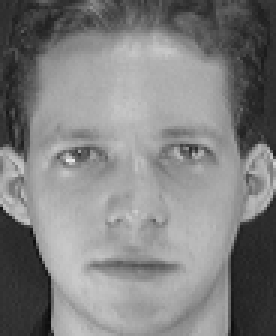
#> input picture att_faces/s1/1.pgm, 92 x 112 px (shown 3 times larger); its folder holds only this picture in this run
$ python trabalho4.py   (Python 2 division)
#> lines starting #> are read from the running program, lines starting #| are printed output that depends on the picture
from skimage import io
from skimage import color
import glob, sys, traceback, os
import numpy as np
from random import shuffle
from skimage.feature import local_binary_pattern
from sklearn.metrics import f1_score, precision_score, recall_score

'''
Essa funcao eh responsavel por carregar as imagens de face de um determinado individuo.
Return: Uma lista com o conjunto de imagens.
'''
def carregarImagens(path):
	image_list = []
	for filename in glob.glob(path + '*.pgm'):
		im = io.imread(filename)
		image_list.append(im)
	return image_list

	'''
Obter conjuntos de treino e teste
Return: 1) Imagens do conjunto de treino;
		2) Imagens do conjunto de teste.
'''
def processarIndividuo(i):
#> called with i = 1
	LBP = []
	#Faces do individuo i
	image_list = carregarImagens(str(os.getcwd()) + '/att_faces/s' + str(i) + '/')
#> in carregarImagens, im is the input picture: shape (112, 92); min 11, max 234, mean 128.3
#> image_list = 1 item
	#misturados
	shuffle(image_list)
	#conjunto de treino
	train = image_list[:7]
#> train = 1 item
	#conjunto de teste
	test = image_list[7:10]
#> test = []

	return train, test
'''
Extrai LBP de cada imagem do conjunto de treino e obtem um histograma.
Histograma medio eh obtido e utilizado como descritor de cada face.
'''
def extrairVetorDeCaracteristicasTreino(input_list):
	sum_of_histograms = 0
	for im in input_list:
		#num_points = 24, #radius = 8
		lbp = local_binary_pattern(im, 24, 8, 'uniform')
		(hist, _) = np.histogram(lbp.ravel(), bins=np.arange(0, 27), range=(0, 26))
		sum_of_histograms += hist
	avg_hist = sum_of_histograms / len(input_list)
	return avg_hist

def extrairVetorDeCaracteristicasTeste(input):
	#num_points = 24, #radius = 8
	lbp = local_binary_pattern(input, 24, 8, 'uniform')
	(hist, _) = np.histogram(lbp.ravel(), bins=np.arange(0, 27), range=(0, 26))
	return hist

'''
Funcao para calcular distancia euclidiana no caso n-dimensional.
'''
def euclidianDistance(a, b):
	dist = (a - b)**2
	dist = np.sum(dist)
	dist = np.sqrt(dist)
	return dist


if __name__ == '__main__':
	try:

		lbp_trainset = []

		lbp_testset = [[0 for x in range(3)] for y in range(40)]

		for i in range(1, 41):
			print "Obtendo conjunto de treino e teste da face " + str(i)
			trainset_i, testset_i = processarIndividuo(i)
#> trainset_i = 1 item; testset_i = []
			print "Estraindo vetor de caracteristicas dos das faces do conjuntos de treino e teste da face " + str(i)
			lbp_trainset_i = extrairVetorDeCaracteristicasTreino(trainset_i)
#> the loop in extrairVetorDeCaracteristicasTreino, `for im in input_list:` made 1 pass
#> pass 1, in extrairVetorDeCaracteristicasTreino, `lbp = local_binary_pattern(im, 24, 8, 'uniform')`:
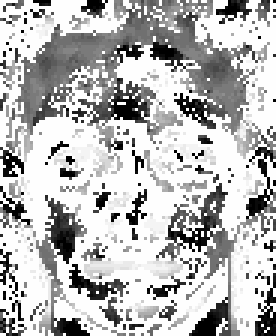
#> lbp: shape (112, 92) float64 (shown 3 times larger); min 0, max 25, mean 18.2; drawn with min black and max white
#> after the loop in extrairVetorDeCaracteristicasTreino, `for im in input_list:`: sum_of_histograms = 26 values, max 5577 at index 25, min 37 at index 20, mean 396.3
#> in extrairVetorDeCaracteristicasTreino, `avg_hist = sum_of_histograms / len(input_list)`: avg_hist has the same summary as sum_of_histograms
#> lbp_trainset_i has the same summary as sum_of_histograms in extrairVetorDeCaracteristicasTreino
			lbp_trainset.append(lbp_trainset_i)

			for j in range(0, 3):
				lbp_testset[i-1][j] = extrairVetorDeCaracteristicasTeste(testset_i[j])

			print "----- // -----"

		print "Computando distancia euclidiana dos vetores do conjunto de teste com os do conjunto de treino"

		result_list = []
		for lbp_test in lbp_testset:
			for image in lbp_test:
				c=1000000000
				result = 0
				for j in range(0, 40):
					dist = euclidianDistance(image, lbp_trainset[j])
					if (dist < c):
						c = dist
						result = j
				result_list.append(result)

		print "----- // -----"
		print "Resutado da classificacao de texturas: "
		print result_list

		y_test = ['s1', 's1', 's1', 's2', 's2', 's2', 's3', 's3', 's3', 's4', 's4', 's4', 's5', 's5', 's5', 's6', 's6', 's6',
		's7', 's7', 's7', 's8', 's8', 's8', 's9', 's9', 's9', 's10', 's10', 's10', 's11', 's11', 's11', 's12', 's12', 's12',
		's13', 's13', 's13', 's14', 's14', 's14', 's15', 's15', 's15', 's16', 's16', 's16', 's17', 's17', 's17', 's18', 's18', 's18',
		's19', 's19', 's19', 's20', 's20', 's20', 's21', 's21', 's21', 's22', 's22', 's22', 's23', 's23', 's23', 's24', 's24', 's24',
		's25', 's25', 's25', 's26', 's26', 's26', 's27', 's27', 's27', 's28', 's28', 's28', 's29', 's29', 's29', 's30', 's30', 's30',
		's31', 's31', 's31', 's32', 's32', 's32', 's33', 's33', 's33', 's34', 's34', 's34', 's35', 's35', 's35', 's36', 's36', 's36',
		's37', 's37', 's37', 's38', 's38', 's38', 's39', 's39', 's39', 's40', 's40', 's40']
		y_pred = []
		for r in range(0, 120):
			face_r = "s" + str(result_list[r]+1)
			y_pred.append(face_r)

		print "----- // -----"
		print "Predicoes: "
		print y_pred
		print "----- // -----"
		print "Metricas: "
		print "F1_SCORE: " + str(f1_score(y_test, y_pred, average="macro"))
		print "PRECISION: " + str(precision_score(y_test, y_pred, average="macro"))
		print "RECALL: " + str(recall_score(y_test, y_pred, average="macro"))

		sys.exit(0)
	except Exception, e:
		print 'ERROR, UNEXPECTED EXCEPTION'
		print str(e)
		traceback.print_exc()
#> (the run stopped early here; a loop or call above may not have finished)

$ run again, on att_faces/s1/4.pgm
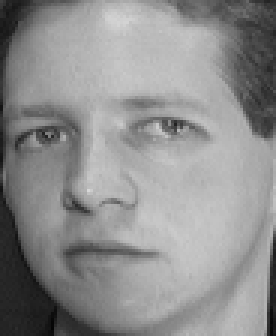
#> input picture att_faces/s1/4.pgm, 92 x 112 px (shown 3 times larger)
#> in carregarImagens, im is the input picture: shape (112, 92); min 5, max 215, mean 142.1
#> image_list = 1 item
#> test = []
#> trainset_i = 1 item; testset_i = []
#> the loop in extrairVetorDeCaracteristicasTreino, `for im in input_list:` made 1 pass
#> pass 1, in extrairVetorDeCaracteristicasTreino, `lbp = local_binary_pattern(im, 24, 8, 'uniform')`:
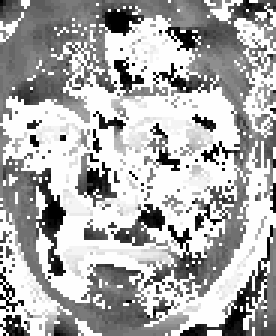
#> lbp: shape (112, 92) float64 (shown 3 times larger); min 0, max 25, mean 16.9; drawn with min black and max white
#> after the loop in extrairVetorDeCaracteristicasTreino, `for im in input_list:`: sum_of_histograms = 26 values, max 4591 at index 25, min 44 at index 20, mean 396.3
#> avg_hist has the same summary as sum_of_histograms
#> lbp_trainset_i has the same summary as sum_of_histograms in extrairVetorDeCaracteristicasTreino

$ run again, on att_faces/s1/5.pgm
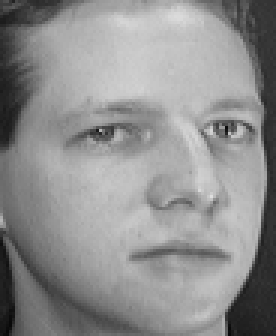
#> input picture att_faces/s1/5.pgm, 92 x 112 px (shown 3 times larger)
#> in carregarImagens, im is the input picture: shape (112, 92); min 7, max 222, mean 142.8
#> image_list = 1 item
#> test = []
#> trainset_i = 1 item; testset_i = []
#> the loop in extrairVetorDeCaracteristicasTreino, `for im in input_list:` made 1 pass
#> pass 1, in extrairVetorDeCaracteristicasTreino, `lbp = local_binary_pattern(im, 24, 8, 'uniform')`:
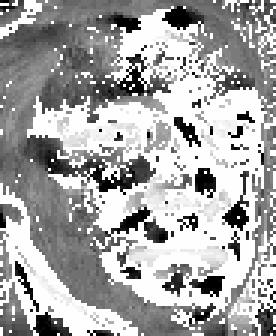
#> lbp: shape (112, 92) float64 (shown 3 times larger); min 0, max 25, mean 16.4; drawn with min black and max white
#> after the loop in extrairVetorDeCaracteristicasTreino, `for im in input_list:`: sum_of_histograms = 26 values, max 4186 at index 25, min 41 at index 20, mean 396.3
#> avg_hist has the same summary as sum_of_histograms
#> lbp_trainset_i has the same summary as sum_of_histograms in extrairVetorDeCaracteristicasTreino

$ run again, on att_faces/s1/6.pgm
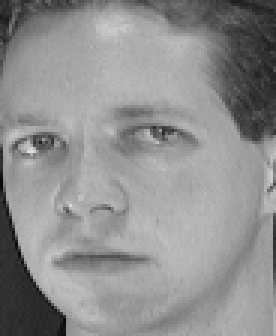
#> input picture att_faces/s1/6.pgm, 92 x 112 px (shown 3 times larger)
#> in carregarImagens, im is the input picture: shape (112, 92); min 7, max 225, mean 143.2
#> image_list = 1 item
#> test = []
#> trainset_i = 1 item; testset_i = []
#> the loop in extrairVetorDeCaracteristicasTreino, `for im in input_list:` made 1 pass
#> pass 1, in extrairVetorDeCaracteristicasTreino, `lbp = local_binary_pattern(im, 24, 8, 'uniform')`:
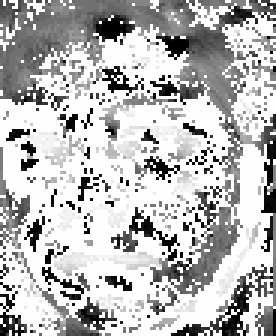
#> lbp: shape (112, 92) float64 (shown 3 times larger); min 0, max 25, mean 18.2; drawn with min black and max white
#> after the loop in extrairVetorDeCaracteristicasTreino, `for im in input_list:`: sum_of_histograms = 26 values, max 5477 at index 25, min 50 at index 18, mean 396.3
#> avg_hist has the same summary as sum_of_histograms
#> lbp_trainset_i has the same summary as sum_of_histograms in extrairVetorDeCaracteristicasTreino

$ run again, on att_faces/s1/10.pgm
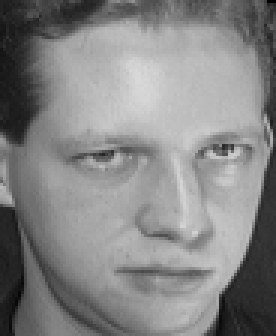
#> input picture att_faces/s1/10.pgm, 92 x 112 px (shown 3 times larger)
#> in carregarImagens, im is the input picture: shape (112, 92); min 1, max 217, mean 132.8
#> image_list = 1 item
#> test = []
#> trainset_i = 1 item; testset_i = []
#> the loop in extrairVetorDeCaracteristicasTreino, `for im in input_list:` made 1 pass
#> pass 1, in extrairVetorDeCaracteristicasTreino, `lbp = local_binary_pattern(im, 24, 8, 'uniform')`:
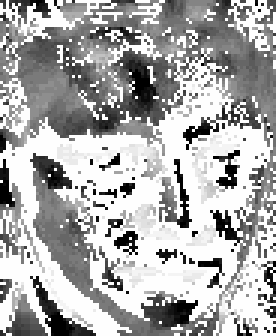
#> lbp: shape (112, 92) float64 (shown 3 times larger); min 0, max 25, mean 16.9; drawn with min black and max white
#> after the loop in extrairVetorDeCaracteristicasTreino, `for im in input_list:`: sum_of_histograms = 26 values, max 4554 at index 25, min 34 at index 20, mean 396.3
#> avg_hist has the same summary as sum_of_histograms
#> lbp_trainset_i has the same summary as sum_of_histograms in extrairVetorDeCaracteristicasTreino
